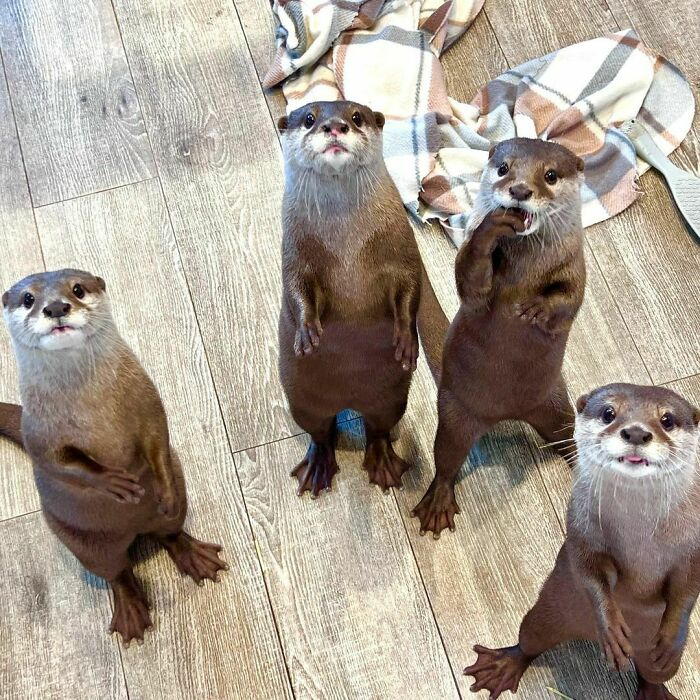
#> input picture lab2/v.jpeg, 700 x 700 px
$ python lab2.py
#> lines starting #> are read from the running program, lines starting #| are printed output that depends on the picture; after the words box and inside, x2 and y2 are one past the last pixel; in counts of white or black regions, pixels touching at a corner belong together
import cv2
import numpy as np

#1
image = cv2.imread('v.jpeg')
#> image is the input picture: shape (700, 700, 3); mean B, G, R 145, 157.5, 168
cv2.imshow('v.jpeg', image)

# фильтр увеличения контрастности
kernel = np.array([[0, -1, 0],
                   [-1, 5, -1],
                   [0, -1, 0]])

filtered_image = cv2.filter2D(image, -1, kernel)

cv2.imshow('Filtered Image', filtered_image)
cv2.waitKey(0)
cv2.destroyAllWindows()

#2
# blur
blurred_image = cv2.blur(image, (5, 5))

# GaussianBlur
gaussian_blurred_image = cv2.GaussianBlur(image, (5, 5), 0)

# medianBlur
median_blurred_image = cv2.medianBlur(image, 5)

cv2.imshow('Blurred Image', blurred_image)
cv2.imshow('Gaussian Blurred Image', gaussian_blurred_image)
cv2.imshow('Median Blurred Image', median_blurred_image)
cv2.waitKey(0)
cv2.destroyAllWindows()

#3
# бинарное изображение
vydra_image = cv2.imread("vydra.jpg");
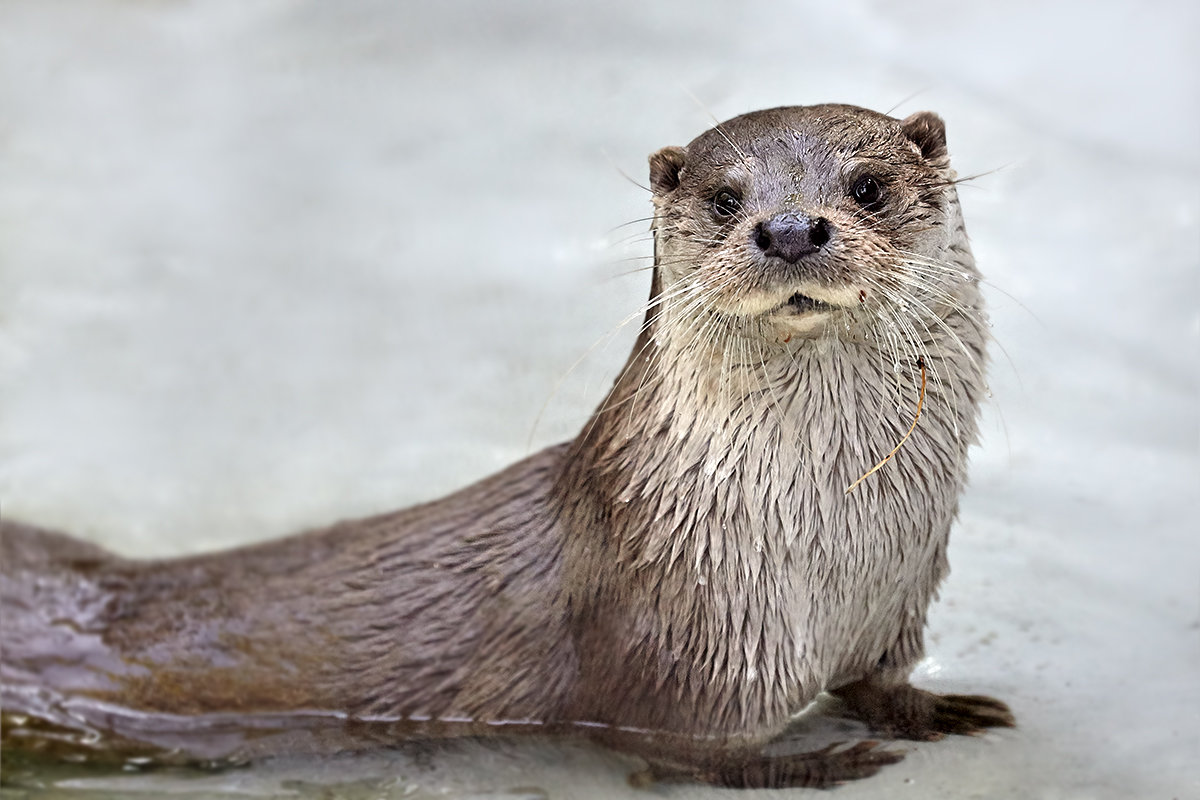
#> input picture lab2/vydra.jpg, 1200 x 800 px
#> vydra_image is the input picture: shape (800, 1200, 3); mean B, G, R 171.2, 172.3, 175
gray_image = cv2.cvtColor(vydra_image, cv2.COLOR_BGR2GRAY)
th, binary_image = cv2.threshold(gray_image, 128, 255, cv2.THRESH_BINARY)
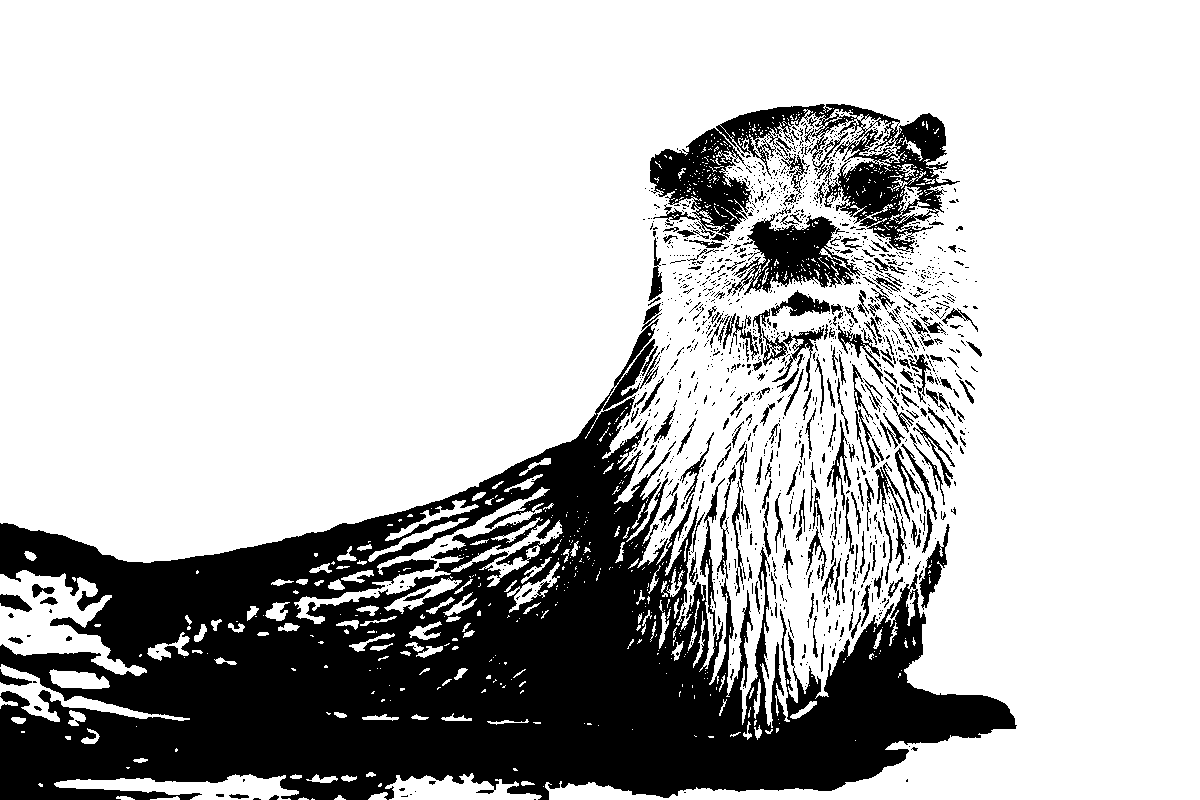
#> binary_image: shape (800, 1200); 74.3% white; 1423 black regions (1180 under 20 px), largest, box (x1, y1, x2, y2) and area: (0, 303, 1017, 800) 198148, (650, 104, 960, 253) 16997, (727, 214, 865, 296) 4934

# ядро для эрозии и дилатации
kernel = np.ones((5, 5), np.uint8)

# эрозию
eroded_image = cv2.erode(binary_image, kernel, iterations=1)
#> eroded_image: shape (800, 1200); 63.2% white; 37 black regions, largest, box (x1, y1, x2, y2) and area: (0, 102, 1019, 800) 348853, (0, 592, 34, 620) 618, (30, 582, 60, 615) 594

# дилатацию
dilated_image = cv2.dilate(binary_image, kernel, iterations=1)
#> dilated_image: shape (800, 1200); 83.6% white; 243 black regions (190 under 20 px), largest, box (x1, y1, x2, y2) and area: (0, 406, 1013, 800) 147813, (753, 219, 832, 271) 1786, (849, 171, 893, 210) 818

cv2.imshow('Eroded Image', eroded_image)
cv2.imshow('Dilated Image', dilated_image)
cv2.waitKey(0)
cv2.destroyAllWindows()

#4
# адаптивную бинаризацию
adaptive_threshold = cv2.adaptiveThreshold(
    gray_image, 255, cv2.ADAPTIVE_THRESH_GAUSSIAN_C, cv2.THRESH_BINARY, 11, 2)
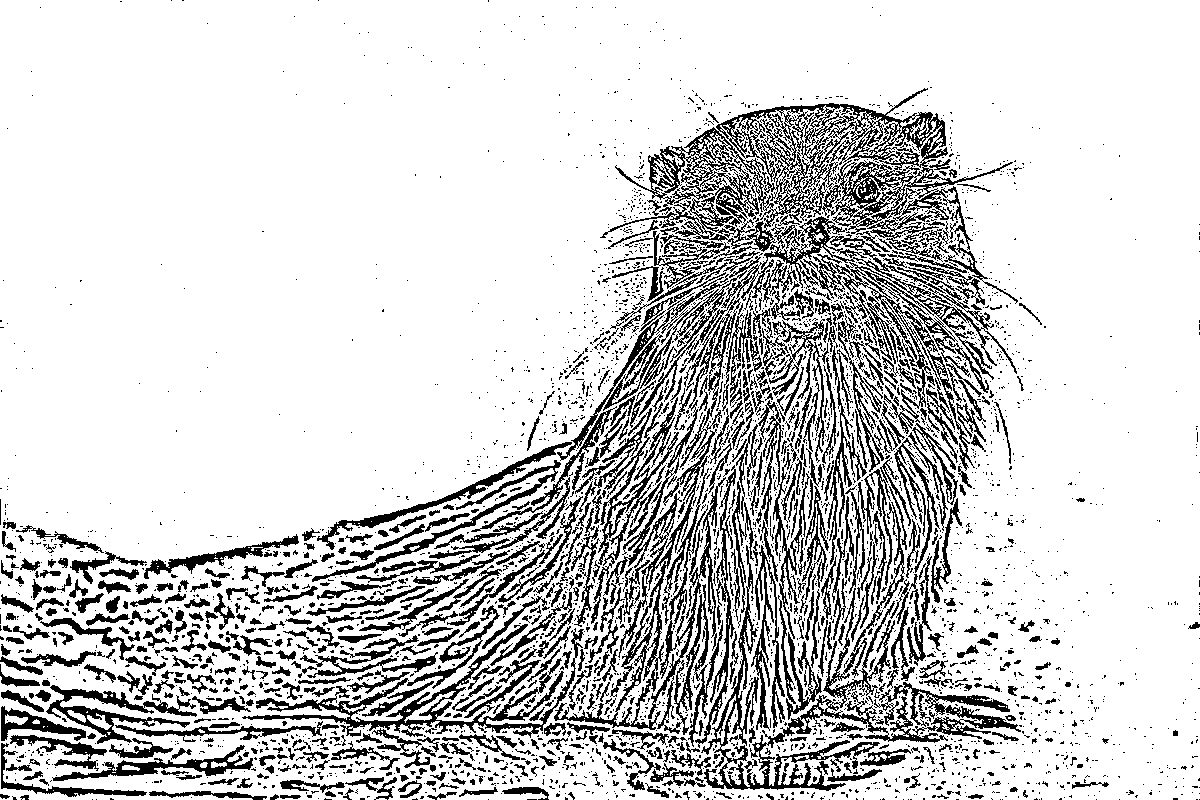
#> adaptive_threshold: shape (800, 1200); 81.9% white; 3879 black regions (3159 under 20 px), largest, box (x1, y1, x2, y2) and area: (600, 88, 1013, 262) 17742, (701, 502, 1021, 791) 10998, (554, 296, 741, 730) 8977

# адаптивной бинаризации
cv2.imshow('Adaptive Threshold', adaptive_threshold)

# эрозию
eroded_image = cv2.erode(adaptive_threshold, kernel, iterations=1)
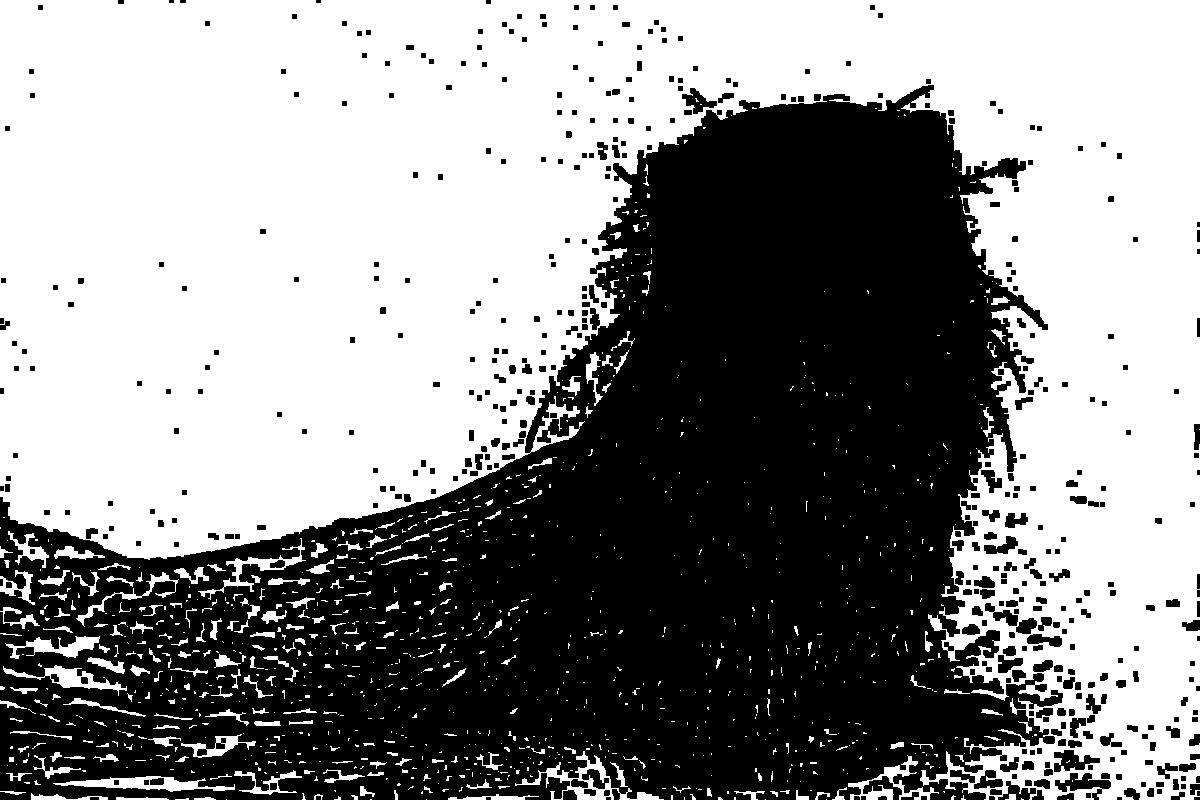
#> eroded_image: shape (800, 1200); 55% white; 469 black regions (12 under 20 px), largest, box (x1, y1, x2, y2) and area: (0, 85, 1063, 800) 408558, (1055, 773, 1111, 800) 646, (1054, 750, 1100, 772) 547

# дилатацию
dilated_image = cv2.dilate(adaptive_threshold, kernel, iterations=1)
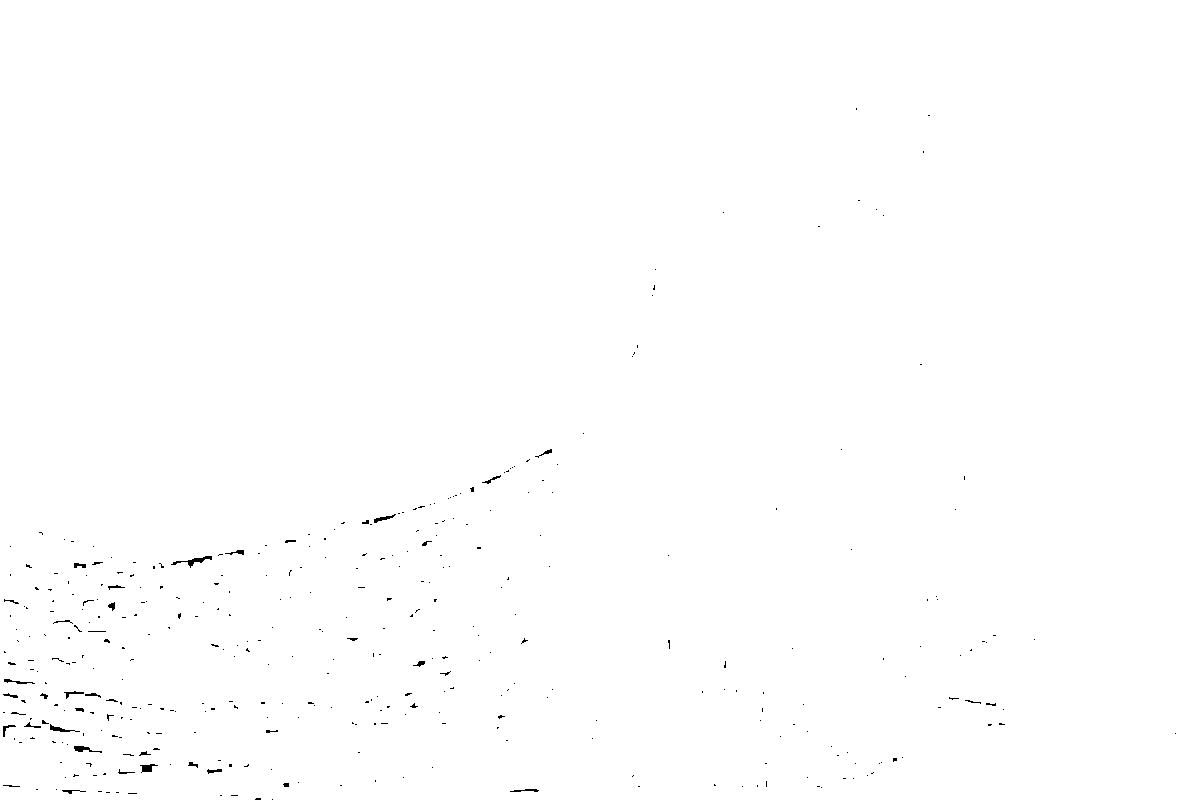
#> dilated_image: shape (800, 1200); 99.7% white; black in thin lines or dots, all inside (x1, y1, x2, y2) = (3, 108, 1176, 800)

cv2.imshow('Eroded Image', eroded_image)
cv2.imshow('Dilated Image', dilated_image)
cv2.waitKey(0)
cv2.destroyAllWindows()
